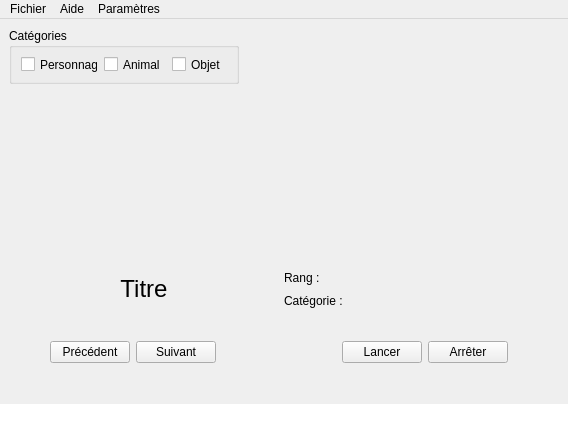
<?xml version="1.0" encoding="UTF-8"?>
<ui version="4.0">
 <class>LecteurVue</class>
 <widget class="QMainWindow" name="LecteurVue">
  <property name="geometry">
   <rect>
    <x>0</x>
    <y>0</y>
    <width>568</width>
    <height>426</height>
   </rect>
  </property>
  <property name="windowTitle">
   <string>LecteurVue</string>
  </property>
  <widget class="QWidget" name="centralwidget">
   <widget class="QGroupBox" name="groupBox">
    <property name="geometry">
     <rect>
      <x>9</x>
      <y>9</y>
      <width>230</width>
      <height>56</height>
     </rect>
    </property>
    <property name="title">
     <string>Catégories</string>
    </property>
    <layout class="QHBoxLayout" name="horizontalLayout_2">
     <item alignment="Qt::AlignHCenter">
      <widget class="QCheckBox" name="cbPersonnage">
       <property name="text">
        <string>Personnage</string>
       </property>
      </widget>
     </item>
     <item alignment="Qt::AlignHCenter">
      <widget class="QCheckBox" name="cbAnimal">
       <property name="text">
        <string>Animal</string>
       </property>
      </widget>
     </item>
     <item alignment="Qt::AlignHCenter">
      <widget class="QCheckBox" name="cbObjet">
       <property name="text">
        <string>Objet</string>
       </property>
      </widget>
     </item>
    </layout>
   </widget>
   <widget class="QWidget" name="layoutWidget">
    <property name="geometry">
     <rect>
      <x>10</x>
      <y>250</y>
      <width>541</width>
      <height>40</height>
     </rect>
    </property>
    <layout class="QGridLayout" name="gridLayout">
     <item row="0" column="0" rowspan="2">
      <widget class="QLabel" name="lIntitule">
       <property name="minimumSize">
        <size>
         <width>0</width>
         <height>0</height>
        </size>
       </property>
       <property name="font">
        <font>
         <family>Arial</family>
         <pointsize>18</pointsize>
        </font>
       </property>
       <property name="text">
        <string>Titre</string>
       </property>
       <property name="alignment">
        <set>Qt::AlignCenter</set>
       </property>
      </widget>
     </item>
     <item row="0" column="1">
      <widget class="QLabel" name="lRang">
       <property name="text">
        <string>Rang :</string>
       </property>
      </widget>
     </item>
     <item row="1" column="1">
      <widget class="QLabel" name="lCategorie">
       <property name="text">
        <string>Catégorie :</string>
       </property>
      </widget>
     </item>
    </layout>
   </widget>
   <widget class="QWidget" name="layoutWidget">
    <property name="geometry">
     <rect>
      <x>50</x>
      <y>300</y>
      <width>458</width>
      <height>67</height>
     </rect>
    </property>
    <layout class="QHBoxLayout" name="hLayout1">
     <item>
      <widget class="QPushButton" name="bPrecedent">
       <property name="text">
        <string>Précédent</string>
       </property>
      </widget>
     </item>
     <item>
      <widget class="QPushButton" name="bSuivant">
       <property name="text">
        <string>Suivant</string>
       </property>
      </widget>
     </item>
     <item>
      <spacer name="hSpacer1">
       <property name="orientation">
        <enum>Qt::Horizontal</enum>
       </property>
       <property name="sizeHint" stdset="0">
        <size>
         <width>328</width>
         <height>20</height>
        </size>
       </property>
      </spacer>
     </item>
     <item>
      <widget class="QPushButton" name="bLancer">
       <property name="text">
        <string>Lancer</string>
       </property>
      </widget>
     </item>
     <item>
      <widget class="QPushButton" name="bArreter">
       <property name="text">
        <string>Arrêter</string>
       </property>
      </widget>
     </item>
    </layout>
   </widget>
   <widget class="QWidget" name="layoutWidget">
    <property name="geometry">
     <rect>
      <x>10</x>
      <y>72</y>
      <width>541</width>
      <height>171</height>
     </rect>
    </property>
    <layout class="QHBoxLayout" name="horizontalLayout">
     <item>
      <spacer name="hSpacer2">
       <property name="orientation">
        <enum>Qt::Horizontal</enum>
       </property>
       <property name="sizeHint" stdset="0">
        <size>
         <width>148</width>
         <height>17</height>
        </size>
       </property>
      </spacer>
     </item>
     <item>
      <widget class="QLabel" name="lImage">
       <property name="minimumSize">
        <size>
         <width>141</width>
         <height>141</height>
        </size>
       </property>
       <property name="text">
        <string/>
       </property>
       <property name="textFormat">
        <enum>Qt::PlainText</enum>
       </property>
       <property name="pixmap">
        <pixmap resource="cartesDisney/cartesDisney.qrc">:/appliV2/cartesDisney/Disney_0.gif</pixmap>
       </property>
       <property name="scaledContents">
        <bool>true</bool>
       </property>
      </widget>
     </item>
     <item>
      <spacer name="hSpacer3">
       <property name="orientation">
        <enum>Qt::Horizontal</enum>
       </property>
       <property name="sizeHint" stdset="0">
        <size>
         <width>158</width>
         <height>17</height>
        </size>
       </property>
      </spacer>
     </item>
    </layout>
   </widget>
  </widget>
  <widget class="QMenuBar" name="menubar">
   <property name="geometry">
    <rect>
     <x>0</x>
     <y>0</y>
     <width>568</width>
     <height>22</height>
    </rect>
   </property>
   <widget class="QMenu" name="menuFichier">
    <property name="title">
     <string>Fichier</string>
    </property>
    <addaction name="actionQuitter"/>
   </widget>
   <widget class="QMenu" name="menuAide">
    <property name="title">
     <string>Aide</string>
    </property>
    <addaction name="action_a_propos"/>
   </widget>
   <widget class="QMenu" name="menuParametres">
    <property name="title">
     <string>Paramètres</string>
    </property>
    <addaction name="actionCharger_diapo"/>
    <addaction name="actionVitesseDefilement"/>
    <addaction name="actionEnlever_diapo"/>
   </widget>
   <addaction name="menuFichier"/>
   <addaction name="menuAide"/>
   <addaction name="menuParametres"/>
  </widget>
  <widget class="QStatusBar" name="statusbar">
   <property name="sizePolicy">
    <sizepolicy hsizetype="Preferred" vsizetype="Preferred">
     <horstretch>0</horstretch>
     <verstretch>0</verstretch>
    </sizepolicy>
   </property>
   <property name="styleSheet">
    <string notr="true">background-color: rgb(255, 255, 255);</string>
   </property>
  </widget>
  <action name="action_a_propos">
   <property name="text">
    <string>À propos de...</string>
   </property>
  </action>
  <action name="actionQuitter">
   <property name="text">
    <string>Quitter</string>
   </property>
  </action>
  <action name="actionCharger_diapo">
   <property name="text">
    <string>Charger diapo</string>
   </property>
  </action>
  <action name="actionEnlever_diapo">
   <property name="text">
    <string>Enlever diapo</string>
   </property>
  </action>
  <action name="action0_5">
   <property name="text">
    <string>0.5</string>
   </property>
  </action>
  <action name="action1">
   <property name="text">
    <string>1</string>
   </property>
  </action>
  <action name="action2">
   <property name="text">
    <string>2</string>
   </property>
  </action>
  <action name="actionVitesseDefilement">
   <property name="text">
    <string>Vitesse de défilement</string>
   </property>
  </action>
 </widget>
 <resources>
  <include location="cartesDisney/cartesDisney.qrc"/>
 </resources>
 <connections/>
</ui>
